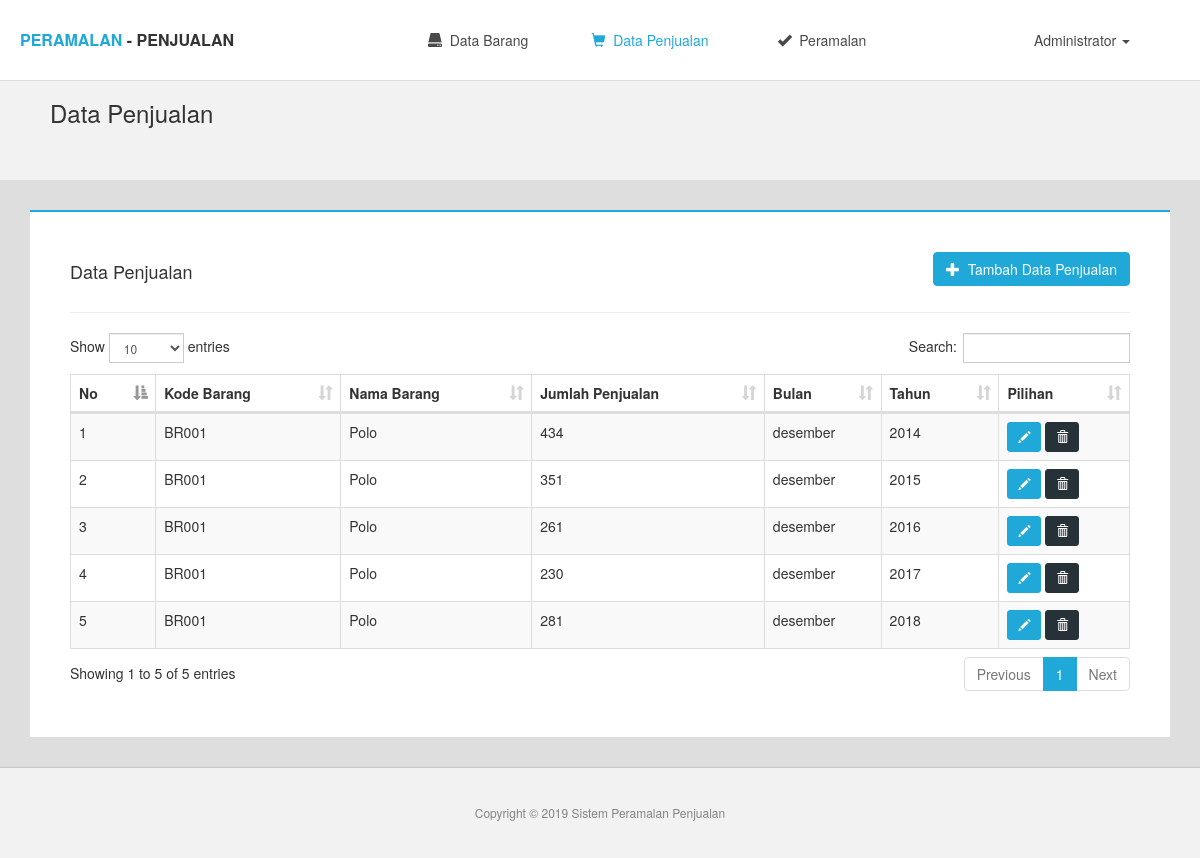
The app's page /home.php?r=data-penjualan (signed in) with its own data.
### tables this page shows
CREATE TABLE `penjualan` (
  `id` int(11) NOT NULL,
  `kode_barang` varchar(5) NOT NULL,
  `nama_barang` varchar(50) NOT NULL,
  `jumlah` int(11) NOT NULL,
  `bulan` varchar(10) NOT NULL,
  `tahun` varchar(4) NOT NULL
);

### pages/penjualan/data_penjualan.php (the view, shortened to what this page needs)
<div class="breadcrum-custom">
       <h3>Data Penjualan</h3>
    </div>
<section class="content">
  <div class="container">
    <h4 style="background: ;width: 200px;float: left;">Data Penjualan</h4>
    <a href="home.php?r=tambah-penjualan" class="btn btn-primary" style="float: right;margin-bottom: 10px;"><i class="glyphicon glyphicon-plus"></i>&nbsp; Tambah Data Penjualan</a>
     <br><br><hr>
    <div class="row">
      <div class="col-md-12">
       <table class="table table-bordered table-striped" id="example">
         <thead>
           <th>No</th>
           <th>Kode Barang</th>
           <th>Nama Barang</th>
           <th>Jumlah Penjualan</th>
           <th>Bulan</th>
           <th>Tahun</th>
           <th>Pilihan</th>
         </thead>
         <tbody>
        <?php
        $no=1;
        $sql = "SELECT * FROM penjualan ORDER BY id ASC";
        $query = $konek->query($sql);
          while ($r=mysqli_fetch_array($query)) { ?>
           <tr>
             <td><?=$no++  ?></td>
             <td><?=$r['kode_barang']  ?></td>
             <td><?=$r['nama_barang']  ?></td>
             <td><?=$r['jumlah']  ?> </td>
             <td><?=$r['bulan'] ?></td>
             <td><?=$r['tahun'] ?></td>
             <td>
               <a href="home.php?r=ubah-penjualan&id=<?=$r['id'] ?>" class="btn btn-primary btn-sm">
                 <i class="glyphicon glyphicon-pencil"></i>
               </a>
               <a href="proses/penjualan.php?id=<?=$r['id'] ?>" class="btn btn-danger btn-sm">
                 <i class="glyphicon glyphicon-trash"></i>
               </a>
             </td>
           </tr>
           <?php } ?>
         </tbody>
       </table>
      </div>
    </div>
  </div>
</section>

### assets/style.css (style rules this page uses)
body { background: #DEDEDE; }
a { color: #20a8d8; }
.breadcrum-custom { background: #F2F2F2; height: 100px; padding: 20px 0px 20px 50px; margin-top: -5px }
.breadcrum-custom h3 { margin-top: 0px; }
.content { margin-top: 30px; }
.content .container { padding: 40px; border-top: 2.5px solid #20a8d8; width: 95% !important; background: white; }
.btn-primary { background: #20a8d8; border-color: #20a8d8; }
.btn-danger { background: #263238; border-color: #263238; }

### records on screen
penjualan: kode_barang "BR001", nama_barang "Polo", jumlah "434", bulan "desember", tahun "2014"
penjualan: kode_barang "BR001", nama_barang "Polo", jumlah "351", bulan "desember", tahun "2015"
penjualan: kode_barang "BR001", nama_barang "Polo", jumlah "261", bulan "desember", tahun "2016"
penjualan: kode_barang "BR001", nama_barang "Polo", jumlah "230", bulan "desember", tahun "2017"
penjualan: kode_barang "BR001", nama_barang "Polo", jumlah "281", bulan "desember", tahun "2018"
